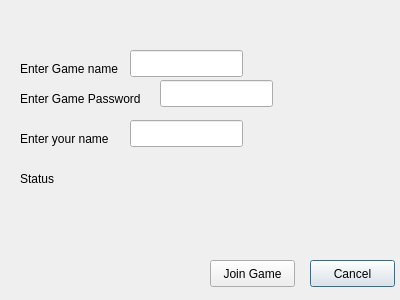
<?xml version="1.0" encoding="UTF-8"?>
<ui version="4.0">
 <class>joiner</class>
 <widget class="QDialog" name="joiner">
  <property name="geometry">
   <rect>
    <x>0</x>
    <y>0</y>
    <width>400</width>
    <height>300</height>
   </rect>
  </property>
  <property name="windowTitle">
   <string>Dialog</string>
  </property>
  <widget class="QPushButton" name="killBtn">
   <property name="geometry">
    <rect>
     <x>310</x>
     <y>260</y>
     <width>85</width>
     <height>27</height>
    </rect>
   </property>
   <property name="text">
    <string>Cancel</string>
   </property>
  </widget>
  <widget class="QPushButton" name="joinBtn">
   <property name="geometry">
    <rect>
     <x>210</x>
     <y>260</y>
     <width>85</width>
     <height>27</height>
    </rect>
   </property>
   <property name="text">
    <string>Join Game</string>
   </property>
  </widget>
  <widget class="QLineEdit" name="gameBox">
   <property name="geometry">
    <rect>
     <x>130</x>
     <y>50</y>
     <width>113</width>
     <height>27</height>
    </rect>
   </property>
  </widget>
  <widget class="QLabel" name="label">
   <property name="geometry">
    <rect>
     <x>20</x>
     <y>60</y>
     <width>111</width>
     <height>17</height>
    </rect>
   </property>
   <property name="text">
    <string>Enter Game name</string>
   </property>
  </widget>
  <widget class="QLabel" name="label_2">
   <property name="geometry">
    <rect>
     <x>20</x>
     <y>90</y>
     <width>131</width>
     <height>17</height>
    </rect>
   </property>
   <property name="text">
    <string>Enter Game Password</string>
   </property>
  </widget>
  <widget class="QLabel" name="label_3">
   <property name="geometry">
    <rect>
     <x>20</x>
     <y>130</y>
     <width>111</width>
     <height>17</height>
    </rect>
   </property>
   <property name="text">
    <string>Enter your name</string>
   </property>
  </widget>
  <widget class="QLineEdit" name="passBox">
   <property name="geometry">
    <rect>
     <x>160</x>
     <y>80</y>
     <width>113</width>
     <height>27</height>
    </rect>
   </property>
  </widget>
  <widget class="QLineEdit" name="nameBox">
   <property name="geometry">
    <rect>
     <x>130</x>
     <y>120</y>
     <width>113</width>
     <height>27</height>
    </rect>
   </property>
  </widget>
  <widget class="QLabel" name="label_4">
   <property name="geometry">
    <rect>
     <x>20</x>
     <y>170</y>
     <width>55</width>
     <height>17</height>
    </rect>
   </property>
   <property name="text">
    <string>Status</string>
   </property>
  </widget>
  <widget class="QLabel" name="statLbl">
   <property name="geometry">
    <rect>
     <x>90</x>
     <y>170</y>
     <width>141</width>
     <height>31</height>
    </rect>
   </property>
   <property name="text">
    <string/>
   </property>
  </widget>
 </widget>
 <resources/>
 <connections/>
</ui>
